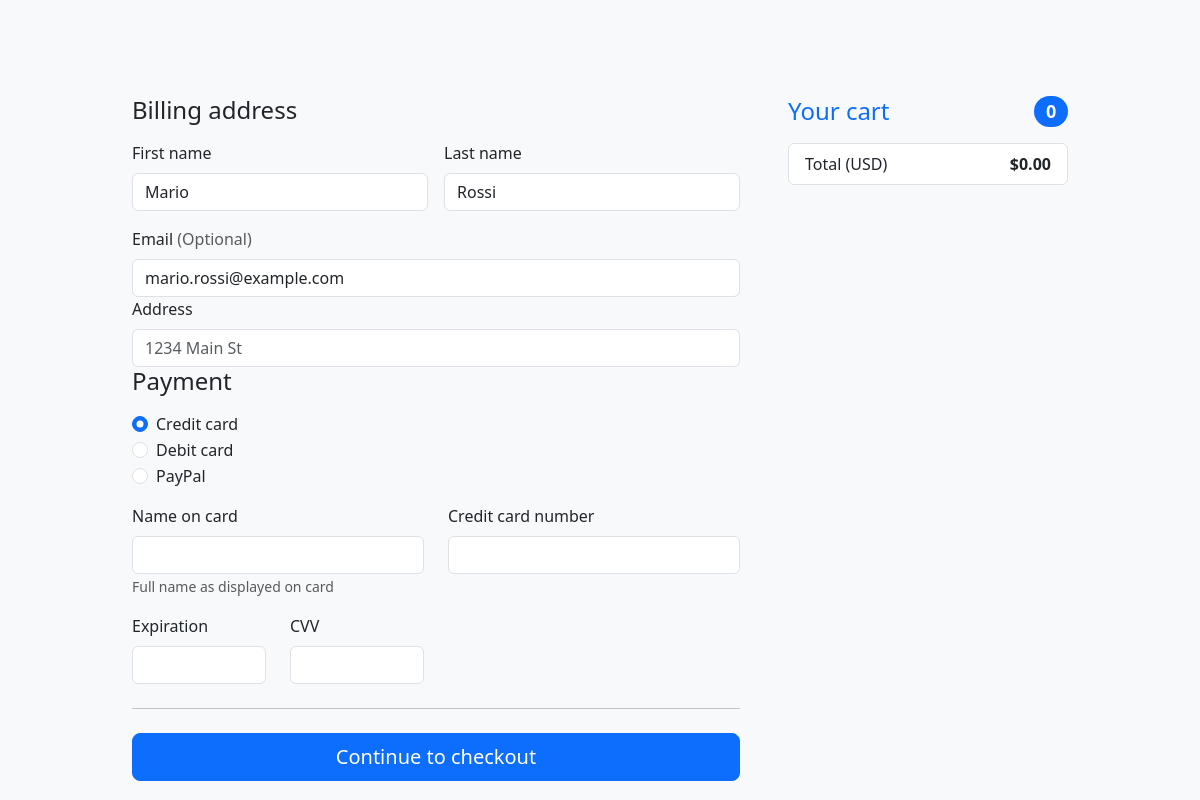
/view/checkout.php (signed in), run on the app's committed database.
### tables this page shows
CREATE TABLE IF NOT EXISTS cliente (
ID INT PRIMARY KEY AUTO_INCREMENT,
nome VARCHAR(255) NOT NULL,
cognome VARCHAR(255) NOT NULL,
mail VARCHAR(255) NOT NULL UNIQUE,
password VARCHAR(255) NOT NULL );

### view/checkout.php (the view, shortened to what this page needs)
<!doctype html>
<html lang="it" data-bs-theme="auto">
<head>
  <link rel="stylesheet" href="https://cdn.jsdelivr.net/npm/@docsearch/css@3">
  <link href="../assets/dist/css/bootstrap.min.css" rel="stylesheet">
  <link href="../css/checkout.css" rel="stylesheet">
</head>
<body class="bg-body-tertiary">
  <?php
  include "../php/connessione.php";
  $connessione = new mysqli($hostname, $username, $password, "ecommerce");
  $total = 0;
  $cartItems = [];
  if (isset($_SESSION['user_id'])) {
    $idCliente = $_SESSION['user_id'];
    $sqlUtente = "SELECT nome, cognome, mail FROM cliente WHERE ID = ?";
    if ($stmt = $connessione->prepare($sqlUtente)) {
      $stmt->bind_param("i", $idCliente);
      $stmt->execute();
      $result = $stmt->get_result();
      if ($user = $result->fetch_assoc()) {
        $nome = $user['nome'];
        $cognome = $user['cognome'];
        $email = $user['mail'];
      }
    }
    $sqlCarrello = "SELECT ID FROM carrello WHERE ID_cliente = ? LIMIT 1";
    if ($stmt = $connessione->prepare($sqlCarrello)) {
      $stmt->bind_param("i", $idCliente);
      $stmt->execute();
      $result = $stmt->get_result();
      $idCarrello = $result->num_rows > 0 ? $result->fetch_assoc()['ID'] : null;
      if ($idCarrello) {
        $sqlProdottiCarrello = "SELECT
        p.ID as prodotto_id,
        p.nome AS nome_prodotto,
        p.descrizione AS descrizione_prodotto,
        p.prezzo AS prezzo_prodotto,
        a.ID as accessorio_id,
        a.nome AS nome_accessorio,
        a.prezzo AS prezzo_accessorio
      FROM
        prodotti_carrello pc
      LEFT JOIN
        prodotto p ON pc.ID_prodotto = p.ID
      LEFT JOIN
        accessorio a ON pc.ID_accessorio = a.ID
      WHERE
        pc.ID_carrello = ?;
      ";
        if ($stmt = $connessione->prepare($sqlProdottiCarrello)) {
          $stmt->bind_param("i", $idCarrello);
          $stmt->execute();
          $result = $stmt->get_result();
          while ($row = $result->fetch_assoc()) {
            $prezzoTotaleArticolo = $row['prezzo_prodotto'] + $row['prezzo_accessorio'];
            $total += $prezzoTotaleArticolo;
            $cartItems = [];
            $cartItems = [];
            $total = 0;
          }
        }
      }
    }
  } else {
    echo "Utente non autenticato.";
  }
  ?>
  <div class="container">
    <main>
      <div class="py-5 text-center">
      </div>
      <form action="../php/gestione_checkout.php" method="POST">
        <div class="row g-5">
          <div class="col-md-5 col-lg-4 order-md-last">
            <h4 class="d-flex justify-content-between align-items-center mb-3">
              <span class="text-primary">Your cart</span>
              <span class="badge bg-primary rounded-pill">
                <?php echo count($cartItems); ?>
              </span>
            </h4>
            <ul class="list-group mb-3">
<li class="list-group-item d-flex justify-content-between">
  <span>Total (USD)</span>
  <strong>$<?php echo number_format($total, 2); ?></strong>
</li>
            </ul>
          </div>
          <div class="col-md-7 col-lg-8">
            <h4 class="mb-3">Billing address</h4>
            <div class="row g-3">
              <div class="col-sm-6">
                <label for="firstName" class="form-label">First name</label>
                <input type="text" class="form-control" id="firstName" placeholder=""
                  value="<?php echo htmlspecialchars($nome); ?>" required>
              </div>
              <div class="col-sm-6">
                <label for="lastName" class="form-label">Last name</label>
                <input type="text" class="form-control" id="lastName" placeholder=""
                  value="<?php echo htmlspecialchars($cognome); ?>" required>
              </div>
              <div class="col-12">
                <label for="email" class="form-label">Email <span class="text-body-secondary">(Optional)</span></label>
                <input type="email" class="form-control" id="email" placeholder="you@example.com"
                  value="<?php echo htmlspecialchars($email); ?>">
              </div>
            </div>
            <div class="col-12">
              <label for="address" class="form-label">Address</label>
              <input type="text" class="form-control" id="address" placeholder="1234 Main St" required>
            </div>
            <h4 class="mb-3">Payment</h4>
            <div class="my-3">
              <div class="form-check">
                <input id="credit" name="paymentMethod" type="radio" class="form-check-input" checked required>
                <label class="form-check-label" for="credit">Credit card</label>
              </div>
              <div class="form-check">
                <input id="debit" name="paymentMethod" type="radio" class="form-check-input" required>
                <label class="form-check-label" for="debit">Debit card</label>
              </div>
              <div class="form-check">
                <input id="paypal" name="paymentMethod" type="radio" class="form-check-input" required>
                <label class="form-check-label" for="paypal">PayPal</label>
              </div>
            </div>
            <div class="row gy-3">
              <div class="col-md-6">
                <label for="cc-name" class="form-label">Name on card</label>
                <input type="text" class="form-control" id="cc-name" placeholder="" required>
                <small class="text-body-secondary">Full name as displayed on card</small>
              </div>
              <div class="col-md-6">
                <label for="cc-number" class="form-label">Credit card number</label>
                <input type="text" class="form-control" id="cc-number" placeholder="" required>
              </div>
              <div class="col-md-3">
                <label for="cc-expiration" class="form-label">Expiration</label>
                <input type="text" class="form-control" id="cc-expiration" placeholder="" required>
              </div>
              <div class="col-md-3">
                <label for="cc-cvv" class="form-label">CVV</label>
                <input type="text" class="form-control" id="cc-cvv" placeholder="" required>
              </div>
            </div>
            <hr class="my-4">
            <button class="w-100 btn btn-primary btn-lg" type="submit">Continue to checkout</button>
      </form>
  </div>
</body>
</html>

### css/checkout.css (style rules this page uses)
.container { max-width: 960px; }

### data on the page
cliente: nome "Mario", cognome "Rossi", mail "mario.rossi@example.com"

### other printed values
count($cartItems) "0"
$total "0.00"
